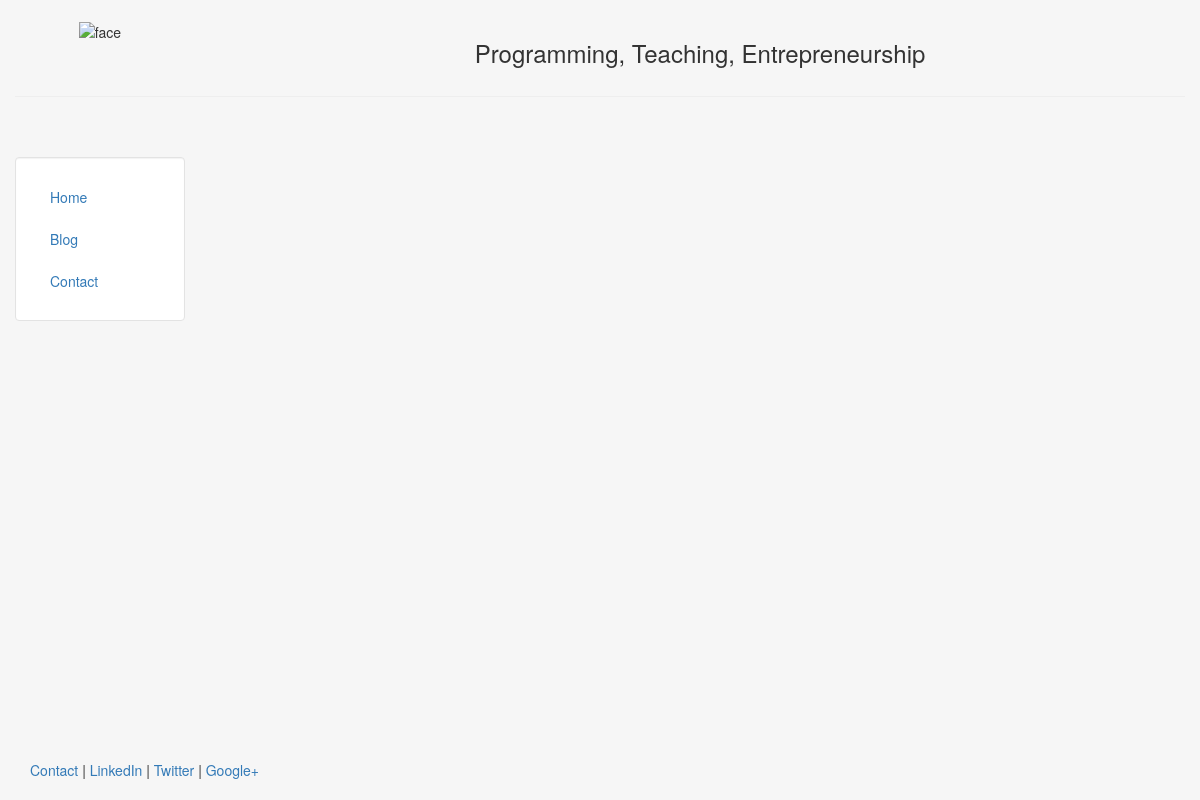
The page /blog/ on the database as committed earlier.
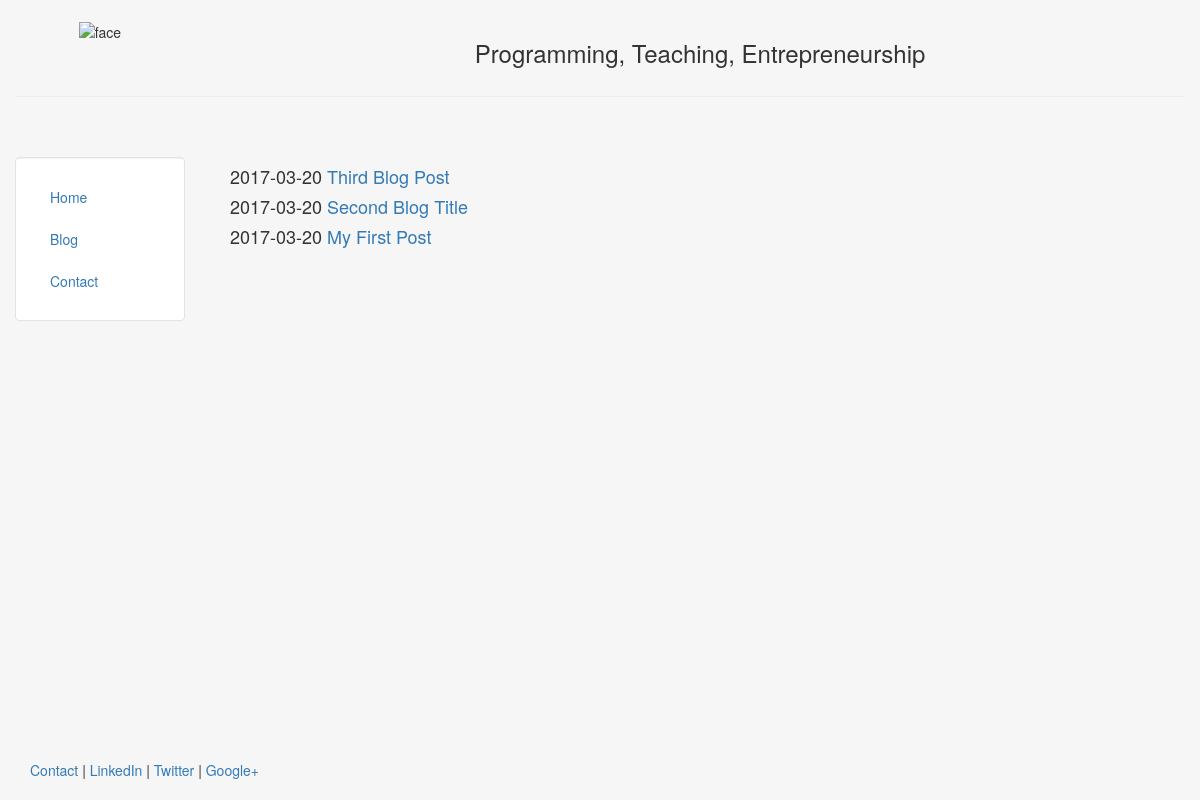
The same page on the database as committed later.
### blog/models.py (models this page shows, shortened)
class Post(models.Model):
    title = models.CharField(max_length=140)
    body = models.TextField()
    date = models.DateTimeField()

### blog/templates/blog/blog.html
{% extends "personal/header.html" %}
{% block content %}
    {% for post in object_list %}
        <h4>
            {{ post.date|date:"Y-m-d" }}
            <a href="/blog/{{ post.id }}">{{ post.title }}</a>
        </h4>
    {% endfor %}
{% endblock content %}

### personal/templates/personal/header.html (shortened to what this page needs)
<!DOCTYPE html>
<html lang="en">
<head>
    {% load staticfiles %}
    <link rel="stylesheet" href="{% static 'personal/css/bootstrap.min.css' %}" type = "text/css"/>
</head>
<body class="body" style="background-color:#f6f6f6">
    <div class="container-fluid" style="min-height:95%; ">
        <div class="row">
              <div class="col-sm-2">
                  <br>
                  <center>
                    <img src="{% static 'personal/img/profile.jpg' %}" class="responsive-img" style='max-height:100px;' alt="face">
                  </center>
              </div>
              <div class="col-sm-10">
                  <br>
                  <center>
                  <h3>Programming, Teaching, Entrepreneurship</h3>
                  </center>
              </div>
        </div><hr>
        <div class="row">
          <div class="col-sm-2">
          <br>
          <br>
            <div class="well bs-sidebar" id="sidebar" style="background-color:#fff">
              <ul class="nav nav-pills nav-stacked">
                <li><a href='/'>Home</a></li>
                <li><a href='/blog/'>Blog</a></li>
                <li><a href='/contact/'>Contact</a></li>
              </ul>
            </div>
          </div>
          <div class="col-sm-10">
            <div class='container-fluid'>
            <br><br>
               {% block content %}
               {% endblock %}
            </div>
          </div>
        </div>
    </div>
    <footer>
        <div class="container-fluid" style='margin-left:15px'>
            <p><a href="#" target="blank">Contact</a> | <a href="#" target="blank">LinkedIn</a> | <a href="#" target="blank">Twitter</a> | <a href="#" target="blank">Google+</a></p>
        </div>
    </footer>
</body>
</html>

### personal/templates/personal/header.html (style rules this page uses)
html, body { height:100% }

Rows that differ between the two databases and show on the page:
added Post: date "2017-03-20", title "Third Blog Post"
added Post: date "2017-03-20", title "Second Blog Title"
added Post: date "2017-03-20", title "My First Post"
